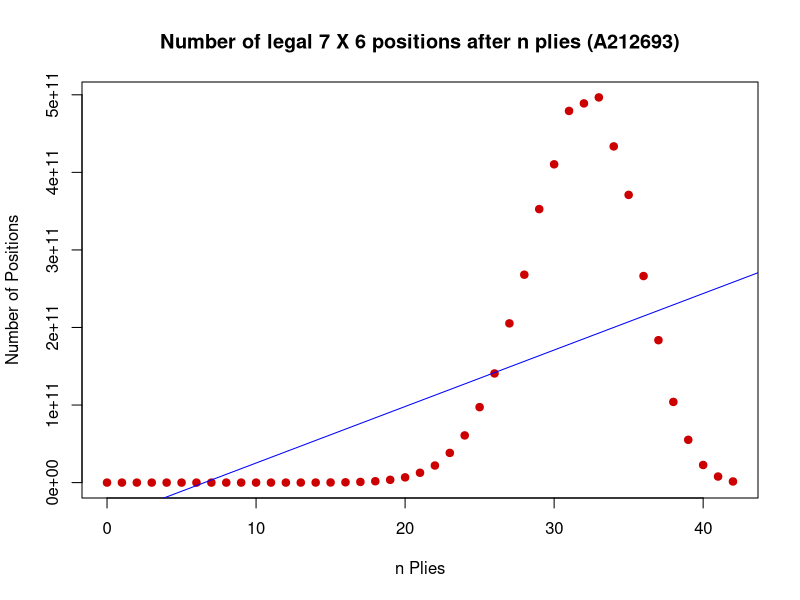
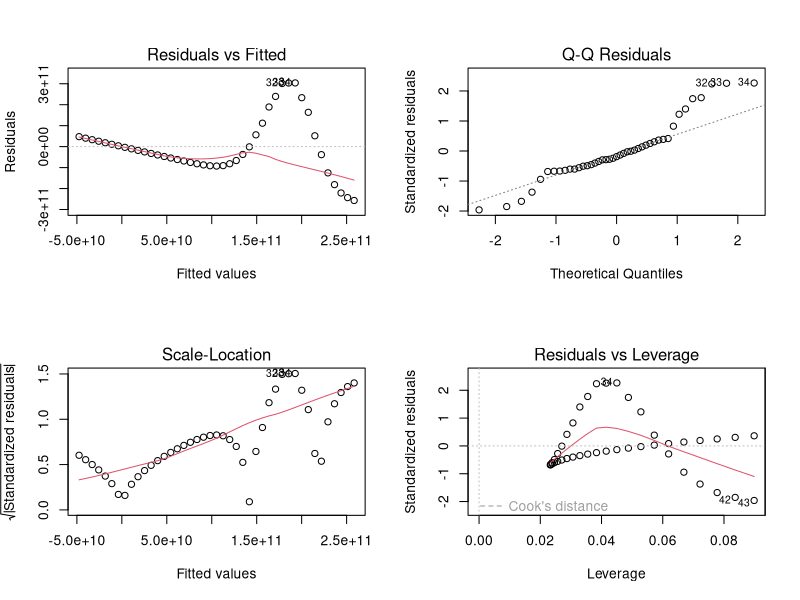
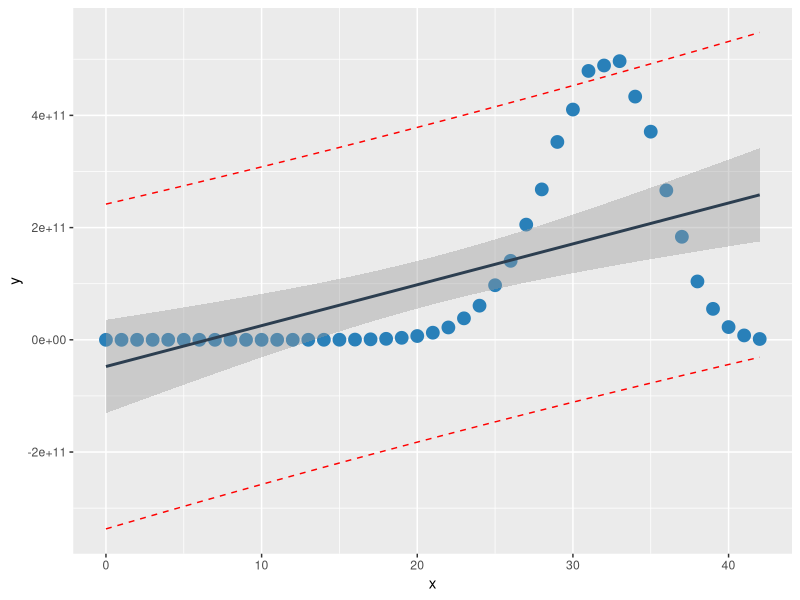

These charts were generated, in order, by the following R code:
# File: Final Exam Plotter.R
# Course: IE 3610


# Clear plots
dev.off()  # But only if there IS a plot
# Clear console
cat("\014")  # ctrl+L
# Clear global environment
rm(list = ls())

library(ggplot2)

## IMPORT data1
x <- c(0,1,2,3,4,5,6,7,8,9,10,11,12,13,14,15,16,17,18,19,20,21,22,23,24,25,26,
       27,28,29,30,31,32,33,34,35,36,37,38,39,40,41,42)
y <- c(1,7,49,238,1120,4263,16422,54859,184275,558186, 1662623, 4568683, 
       12236101, 30929111, 75437595, 176541259, 394591391, 858218743, 
       1763883894, 3568259802, 6746155945, 12673345045, 22010823988, 
       38263228189, 60830813459, 97266114959, 140728569039, 205289508055, 
       268057611944, 352626845666, 410378505447, 479206477733, 488906447183, 
       496636890702, 433471730336, 370947887723, 266313901222, 183615682381, 
       104004465349, 55156010773, 22695896495, 7811825938, 1459332899)
length(y)
data1 <- data.frame(x, y)

alpha=0.005
{
mean(x)

## data1 ANALYSIS
# Plots
plot(data1$x, data1$y, # Plot function
     pch = 19,         # Solid circle
     cex = 1,        # Make 1x size
     col = "#cc0000",  # Red
     main = "Number of legal 7 X 6 positions after n plies (A212693)", # Graph title
     xlab = "n Plies", # X label
     ylab = "Number of Positions") # Y label

# Regression
abline(lm(y~x,data=data1),col='blue') # Add regression line to graph
model = lm(y~x,data=data1) # Slope and intercept

# Summary Statistics
sse <- sum((fitted(model) - data1$y)^2)
ssr <- sum((fitted(model) - mean(data1$y))^2)
sst <- ssr + sse
n = sum(table(data1))
s = sqrt(sse/(n-2))
r_squared = ssr/sst
}
# Output
summary(model) # Summary statistics for data1 set (r^2 = 'Multiple R-squared')
writeLines(c(paste("SSE:",sse),
             paste("SSR:",ssr),
             paste("SST:",sst),
             paste("n =",n),
             paste("Standard Deviation Point Estimate:",s),
             paste("R-Squared:",r_squared)))

fit=lm(y~x)
summary(fit)
anova(fit)
fitted=fitted(fit)
residuals=resid(fit)
par(mfrow=c(2,2))
plot(fit)

temp_var <-predict(fit, interval="prediction")
new_df <- cbind(data1, temp_var)

ggplot(new_df, aes(x=x, y=y)) + 
  geom_point(color='#2980B9', size = 4) + 
  geom_line(aes(y=lwr), color="red", linetype="dashed")+
  geom_line(aes(y=upr), color="red", linetype="dashed")+
  geom_smooth(method=lm, color='#2C3E50') 


confint(fit, level=1-alpha)

new_x <- data.frame(x=c(0.6,0.7)) 
predict(fit, newdata = new_x, interval = 'confidence', level=1-alpha)
predict(fit, newdata = new_x, interval = 'prediction', level=1-alpha)


mean.pred.intervals <- function(x, y, pred.x) {
  n <- length(y) # Find sample size
  lm.model <- lm(y ~ x) # Fit linear model
  y.fitted <- lm.model$fitted.values # Extract the fitted values of y
  S_xx=sum((x - mean(x))^2)
  S_yy=sum((y - mean(y))^2) 
  S_xy=sum((x - mean(x))*(y - mean(y)))
  cat(sprintf("S_xx=: %.3f\n", S_xx))
  cat(sprintf("S_yy=: %.3f\n", S_yy))
  cat(sprintf("S_xy=: %.3f\n", S_xy))
  
  # Coefficients of the linear model, beta0 and beta1
  b0 <- lm.model$coefficients[1]
  b1 <- lm.model$coefficients[2]
  cat(sprintf("beta0=: %.3f\n", b0))
  cat(sprintf("beta1=: %.3f\n", b1))
  alt_b1=S_xy/S_xx #alteranttive computing formula 
  alt_b0=mean(y)-alt_b1*mean(x) #alteranttive computing formula 
  cat(sprintf("alt_beta0=: %.3f\n", alt_b0))
  cat(sprintf("alt_beta1=: %.3f\n", alt_b1))
  
  # Find SSE and MSE
  sse <- sum((y - y.fitted)^2)
  cat(sprintf("SSE=: %.3f\n", sse))
  alt_sse=S_yy-alt_b1*S_xy #alteranttive computing formula 
  cat(sprintf("alt_SSE=: %.3f\n", alt_sse))
  mse <- sse / (n - 2)
  cat(sprintf("s^2=: %.3f\n", mse))
  alt_mse=alt_sse/(n-2) #alteranttive computing formula 
  cat(sprintf("alt_s^2=: %.3f\n", alt_mse))
  s <- sqrt(sse / (n - 2))
  cat(sprintf("s=: %.3f\n", s))
  alt_s=sqrt(alt_mse) #alteranttive computing formula 
  cat(sprintf("alt_s=: %.3f\n", alt_s))
  
  
  pred.y <- b1 * pred.x + b0 # Predict y at the given value of x (argument pred.x)
  cat(sprintf("hatY=: %.3f\n", pred.y))
  
  
  t.val <- qt(1-alpha/2, n - 2) # Critical value of t
  cat(sprintf("t=: %.3f\n", t.val))
  
  beta1.se.fit <-s / sqrt(S_xx) # standard error of beta 1
  cat(sprintf("s_beta1=: %.3f\n", beta1.se.fit))
  mean.se.fit <- s*sqrt((1 / n + (pred.x - mean(x))^2 / S_xx)) # Standard error of the mean estimate
  cat(sprintf("smeanY=: %.3f\n", mean.se.fit))
  pred.se.fit <- s*sqrt((1 + (1 / n) + (pred.x - mean(x))^2 / S_xx))  # Standard error of the prediction
  cat(sprintf("spredY=: %.3f\n", pred.se.fit))
  
  # Beta 1 Upper and Lower Confidence limits at alpha Confidence
  b1.conf.upper <- b1 + t.val * beta1.se.fit
  b1.conf.lower <- b1 - t.val * beta1.se.fit
  
  # Mean Estimate Upper and Lower Confidence limits at alpha Confidence
  mean.conf.upper <- pred.y + t.val * mean.se.fit
  mean.conf.lower <- pred.y - t.val * mean.se.fit
  
  # Prediction Upper and Lower Confidence limits at alpha Confidence
  pred.conf.upper <- pred.y + t.val * pred.se.fit
  pred.conf.lower <- pred.y - t.val * pred.se.fit
  
  
  
  # Build data.frame of upper and lower limits calculated above, as well as the predicted y and beta 1 values
  upper <- data.frame(rbind(round(b1.conf.upper, 3), round(mean.conf.upper, 3), round(pred.conf.upper, 3)))
  lower <- data.frame(rbind(round(b1.conf.lower, 3), round(mean.conf.lower, 3), round(pred.conf.lower, 3)))
  fit <- data.frame(rbind(round(b1, 3), round(pred.y, 3), round(pred.y, 3)))
  
  # Collect all into data.frame and rename columns
  results <- data.frame(cbind(lower, upper, fit), row.names = c('Coefficient', 'Mean', 'Prediction'))
  colnames(results) <- c('Lower', 'Upper', 'Fit')
  
  return(results)
}

mean.pred.intervals(x, y, 0.6)

mean.pred.intervals(x, y, 0.7)


